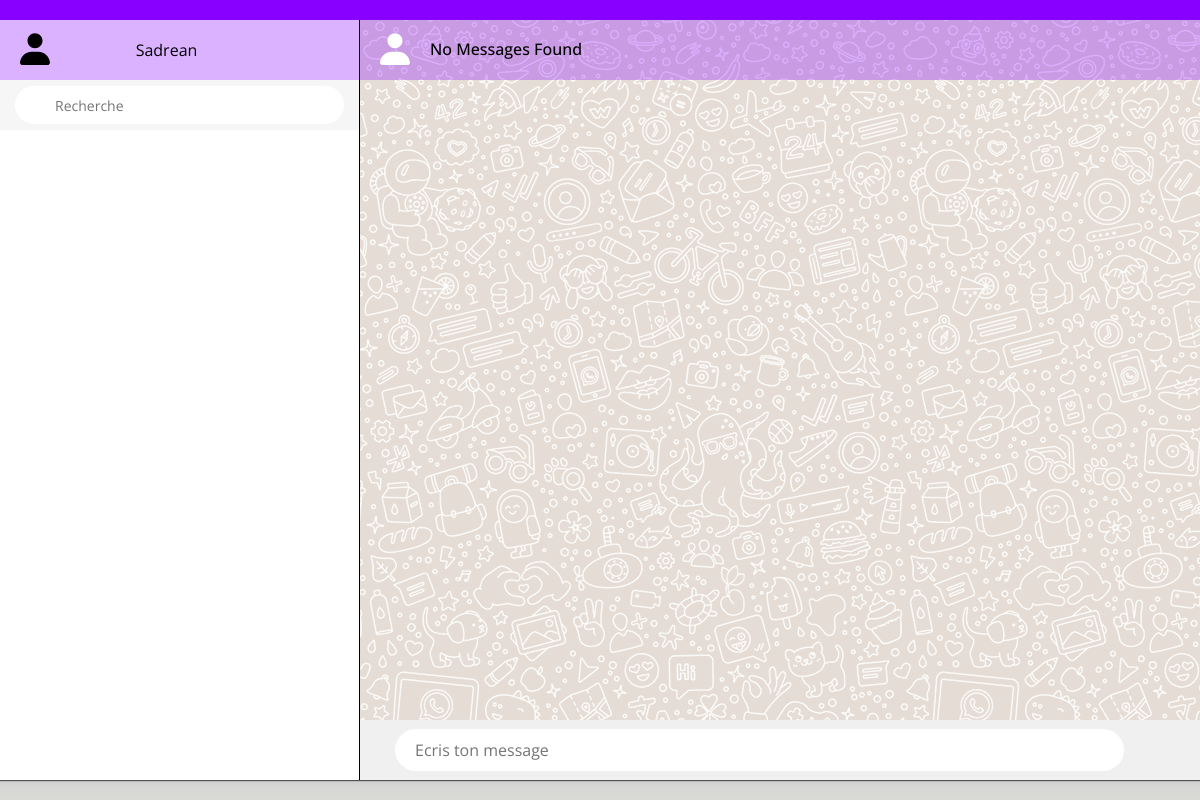
/ (signed in), run on an earlier commit of the app's database.
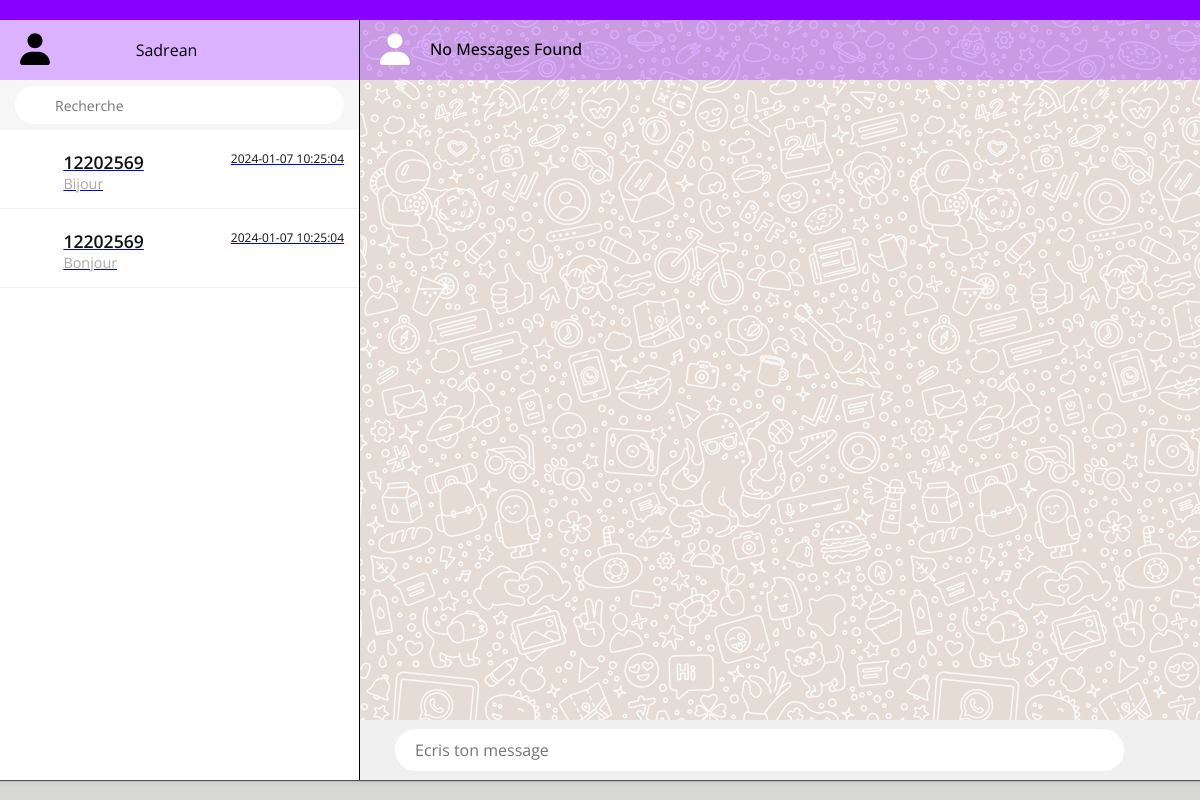
And on a later commit of the database.
### website/models.py (models this page shows)
class Chat(db.Model):
  chat_id = db.Column(db.Integer, primary_key=True)
  chat_name = db.Column(db.String(100))
  is_group = db.Column(db.Boolean, default=False) # a voir si c'est utile

class User(db.Model, UserMixin):
  id = db.Column(db.Integer, primary_key=True)
  email = db.Column(db.String(50), unique=True, nullable=False)
  login = db.Column(db.String(30), unique=True, nullable=False)
  password = db.Column(db.String(20), nullable=False)
  name = db.Column(db.String(20), nullable=False)
  profil = db.Column(db.String(250))
  message = db.relationship('Message')  # pas compris l'utilité
  confirmed = db.Column(db.Boolean, default=False)
  token = db.Column(db.String(100))
  friends = db.relationship('Friend', foreign_keys='Friend.user_id', backref='user', lazy=True)

### website/views.py (the view)
@views.route('/')
@login_required
def home():
    from sqlalchemy import text, create_engine
    from sqlalchemy.orm import sessionmaker
    engine = create_engine('sqlite:///instance/database.db')
    Session = sessionmaker(bind=engine)
    session = Session()
    user_id = current_user.id
    query = text("""
        SELECT chat.chat_id AS chat_chat_id, chat.chat_name AS chat_chat_name, message.text AS message_text, message.date AS message_date
        FROM chat
        JOIN chat_member ON chat_member.chat_id = chat.chat_id
        JOIN user ON user.id = chat_member.user_id
        LEFT OUTER JOIN (
            SELECT message.chat_id AS chat_id, max(message.date) AS max_date
            FROM message GROUP BY message.chat_id
        ) AS anon_1 ON anon_1.chat_id = chat.chat_id
        LEFT OUTER JOIN message ON message.chat_id = chat.chat_id AND message.date = anon_1.max_date
        WHERE user.id = :user_id
        ORDER BY CASE WHEN message_date IS NULL THEN 0 ELSE 1 END, message_date DESC;
    """)
    user_chats = session.execute(query, {"user_id": user_id})
    chat_members_dict = {}
    for chat in user_chats:
        chat_id = chat[0]
        query_members = text("""
            SELECT user.id, user.name
            FROM user
            JOIN chat_member ON chat_member.user_id = user.id
            WHERE chat_member.chat_id = :chat_id
        """)
        members = session.execute(query_members, {"chat_id": chat_id}).all()
        chat_members_dict[chat_id] = members
    user_chats = session.execute(query, {"user_id": user_id})
    chat_id = request.args.get('chat_id')
    chat_messages = None
    if chat_id:
        chat_messages = Message.query.filter_by(chat_id=chat_id).order_by(Message.date.asc()).all()
    session.close()
    messages = SESSION.pop('sorted_messages', None)
    currentUserName = User.query.filter_by(id=current_user.id).first().name
    if messages:
        if 'Receiver' in messages[0]:
            receiverName = messages[0]['Receiver']
            print(receiverName)
        else:
            receiverName = 'No Receiver Found'
    else:
        receiverName = 'No Messages Found'
    return render_template('page_accueil.html',
                            chat_messages=chat_messages,
                            user=current_user,
                            currentUserName=currentUserName,
                            username = receiverName,
                            chats=user_chats.all(),
                            chat_members=chat_members_dict,
                            history=messages)

### website/templates/page_accueil.html (shortened to what this page needs)
<!DOCTYPE html>
<html lang="fr">
<head>
    <link rel="stylesheet" href="../static/CSS/page_acuuel.css">
</head>
<body>
    <div class="container">
        <div class="leftside">
            <div class="header">
                <div class="user">
                    <img src="../static/Image/user.svg" class="cover">
                </div>
                <p>{{ user.name }}</p>
            </div>
            <div class="search_chat">
                <div>
                    <input type="text" placeholder="Recherche">
                </div>
            </div>
            <div class="chatlist">
                {% for chat in chats %}
                <a href="{{ url_for('message.getChatDetails', chat_id=chat[0]) }}" onload="scrollToBottom()">
                        <div class="block">
                            <div class="imgbx">
                                <img src="../static/Image/user.svg" class="cover">
                            </div>
                            <div class="details">
                                <div class="listHead">
                                    <h4>{% if chat[0] in chat_members %}
                                        {% if user.id == chat_members[chat[0]][0][0] %}
                                            <p>{{ chat_members[chat[0]][1][1] }}</p>
                                        {% else %}
                                            <p>{{ chat_members[chat[0]][0][1] }}</p>
                                        {% endif %}
                                        {% endif %}
                                    </h4>
                                    <p class="time">{% if chat[3] %}{{chat[3]}}{% else %}Inconnu {% endif %}</p>
                                </div>
                                <div class="message_p">
                                    <p>{% if chat[2] %}{{ chat[2] }}{% else %}Aucun message{% endif %}</p>
                                </div>
                            </div>
                        </div>
                    </a>
                {% endfor %}
            </div>
        </div>
        <div class="rightside">
            <div class="header">
                <div class="imgtext">
                    <div class="user1">
                        <img src="../static/Image/user.svg" class="cover">
                    </div>
                    <h4>  {{username}} </h4>
                </div>
            </div>
            <div class="chatbox">
            </div>
            <form method="POST" action="{{ url_for('message.send_message') }}">
                <div class="chatbox_input">
                    <input type="text" name="message" placeholder="Ecris ton message">
                    <button type="submit" name="submit"></button>
                </div>
            </form>
        </div>
    </div>
</body>
</html>

What changed in the data, as far as the page shows it:
added Chat: chat "2024-01-07 10:25:04", chat "Bijour", chat "Bonjour"
now on this page (row unchanged): User: name "12202569"
